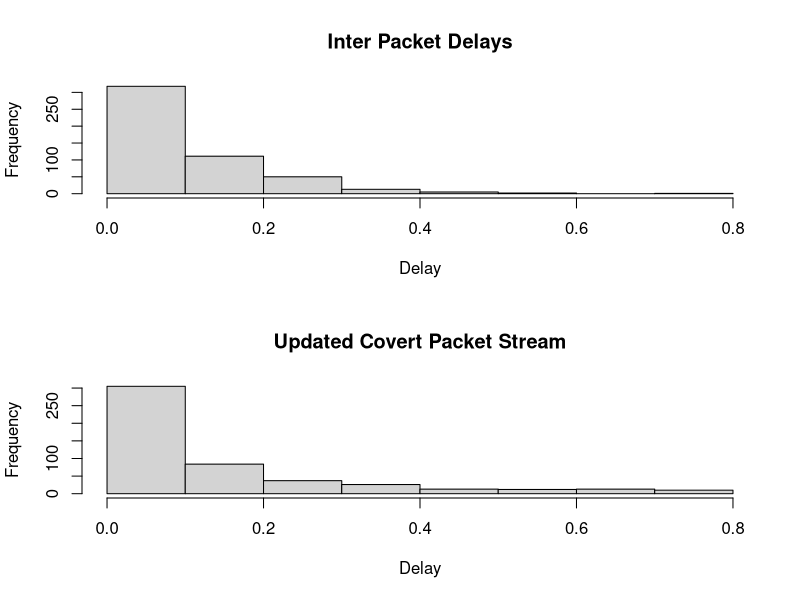

This figure's R source:
## Read data from .csv file
data = read.csv("Traffic_data_orig.csv", header=TRUE)

## Get message information
secret_message = "this is a secret message"
message_length = nchar(secret_message)
message_bits = as.integer(rawToBits((charToRaw(secret_message))))

## Get lists for delay times, inter packet delays (in total) and covert packet stream
delay_times = numeric(message_length * 8)
inter_packet_delays = numeric(length(data$Time) - 1)
covert_packet_stream = numeric(length(data$Time) - 1)

## Get inter packet delay times
for (i in (1:(length(data$Time) - 1)))
{
  inter_packet_delays[i] = data$Time[i+1] - data$Time[i]
}
# print(inter_packet_delays)

## Get median, min, max of the inter packet delays
min = min(inter_packet_delays)
m = median(inter_packet_delays)
max = max(inter_packet_delays)

## Get delay times by message bits
curr_index = 1

for (i in 0:(message_length-1))
{
  for (j in 1:8) 
  {
    if (message_bits[i*8+j] == 0)
    {
      delay_times[curr_index] = runif(1, min, m)
    }
    else
    {
      delay_times[curr_index] = runif(1, m, max)
    }
    
    curr_index = curr_index + 1
    j = j - 1
  }
}
# print(delay_times)

## Get covert packet stream
updated_covert_packet_stream = inter_packet_delays

for (i in 1:(message_length*8))
{
  updated_covert_packet_stream[i] = delay_times[i]
}
# print(updated_covert_packet_stream)

par(mfrow=c(2,1))
hist(inter_packet_delays, main="Inter Packet Delays", xlab="Delay")
hist(updated_covert_packet_stream, main="Updated Covert Packet Stream", xlab="Delay")